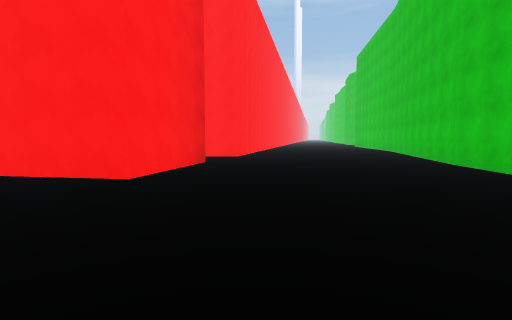
view 1 (above)

17 first-person views from a walk through a scene from a Unity 3-D project. The camera is 1.3 m above the floor, tilts 4° down and sees 80° across. The floor is counted in squares, 2 m on a side. Each view is taken from the middle of a square. On the plan, view 1 faces up. The plan holds only what a view shows up to about 10 squares ahead; the rest is blank. The place goes on beyond the plan.

view 2
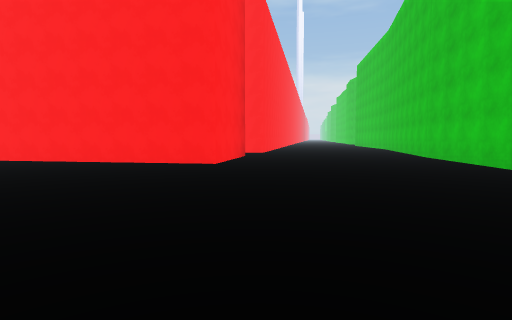

view 3
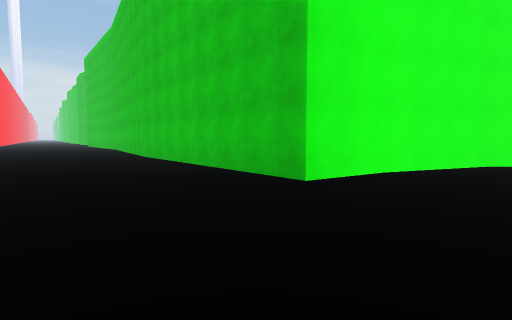

view 4
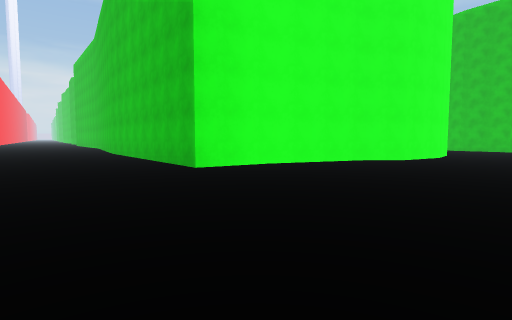

view 5
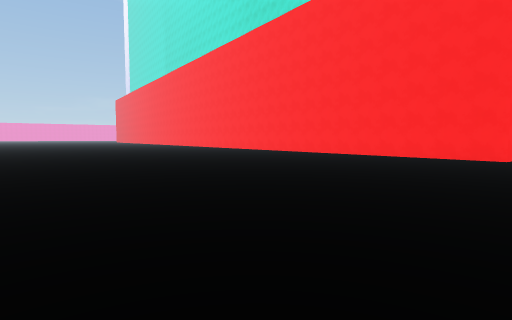

view 6
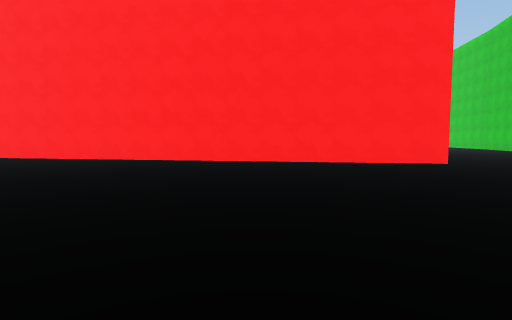

view 7
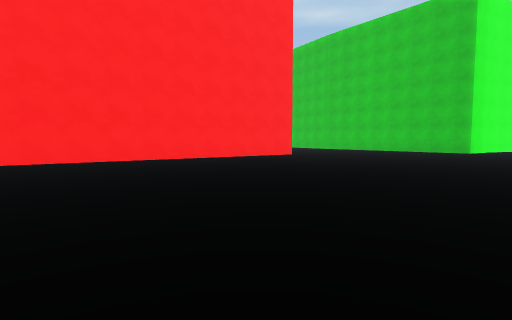

view 8
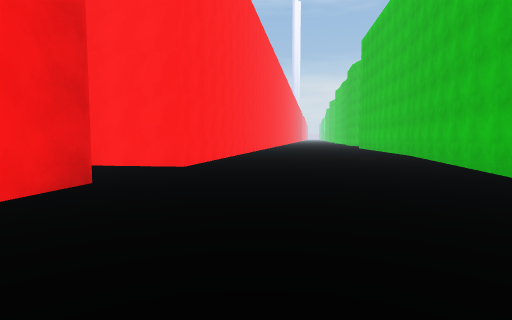

view 9
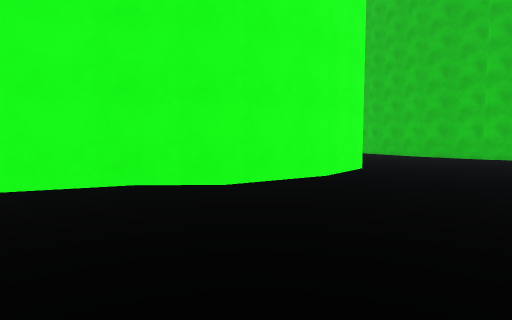

view 10
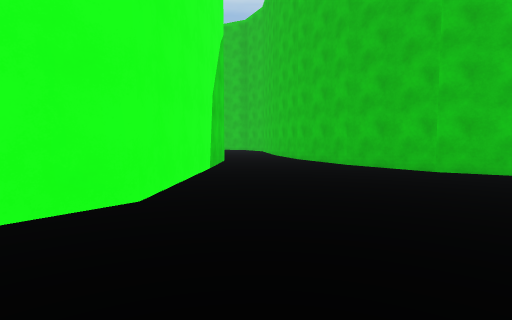

view 11
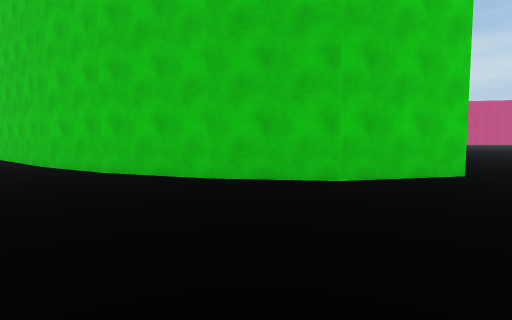

view 12
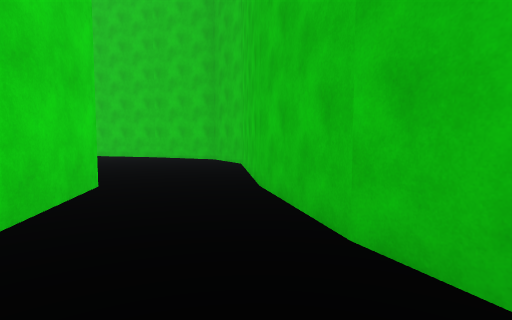

view 13
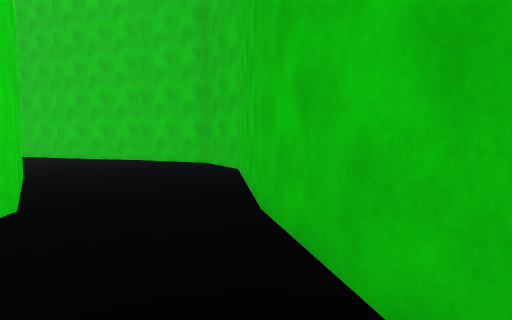

view 14
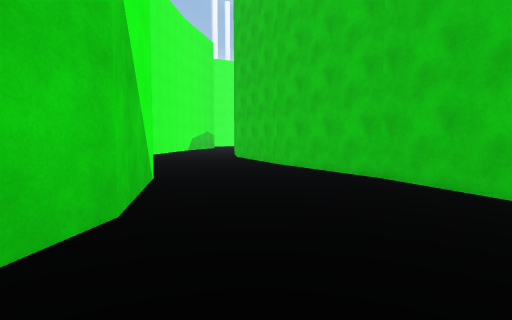

view 15
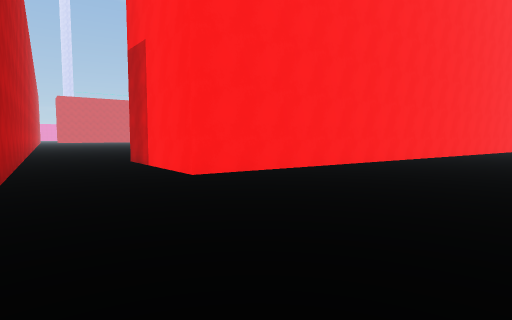

view 16
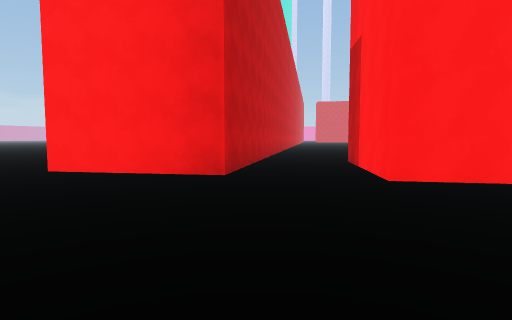

view 17
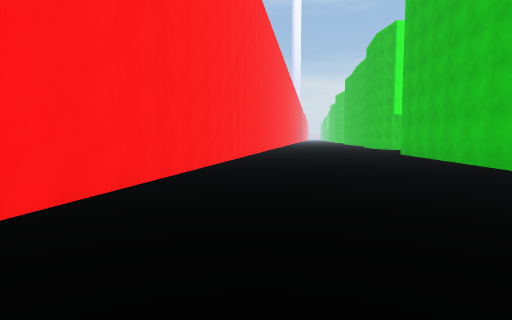

### Floor plan
Points are (right, up) in squares from view 1. A wall is a line through its corners. A room is listed if a view was taken in it or the views show most of it. See-through windows are left out.
Room 1 (views 1, 2, 3, 4, 5, 6, 7, 8, 9, 10, 11, 12, 13, 15, 16, 17)
walls: (-3.6, 8.9) (-1.4, 8.5) (-2, 4.9) (-12.6, 6.7); (6, -0.6) (3.9, -0.2) (4.9, 7.6) (6.5, 14.1); (7.2, 18.1) (7.6, 22.1); (1.4, 22) (-0.7, 11) (-2.4, 11.2); (17.8, 1) (13.4, -2.9) (11.6, -3.1) (9.7, -2.7) (8.8, -1.8) (5.8, -0.6); (19.4, 3.4) (18.2, 1.7); (19.7, -0.2) (21, 1.9); (18.9, -2.3) (19.8, 0); (19.2, -6.5) (18.7, -4.3) (19, -2.1)
ways out: opening at (20, 3) to room 2; opening at (-3.5, 10.5)
Room 2 (view 14)
walls: (19.3, 9.1) (19.9, 6.5) (19.4, 3.4); (23.1, 8.9) (22.1, 10.8); (20.9, 1.8) (23.3, 4.9) (23.8, 6.7) (23, 9.1)
ways out: opening at (20, 3) to room 1; opening at (20.3, 10)

Where each view was taken, in squares from view 1:
view 1: 0 up, 0 right, facing up
view 2: 3 down, 1 left, facing up
view 3: 3 down, 0 right, facing up-right
view 4: 6 down, 0 right, facing up-right
view 5: 6 down, 1 left, facing up-left
view 6: 3 down, 7 left, facing up
view 7: 3 down, 12 left, facing up-right
view 8: 4 up, 1 right, facing up
view 9: 6 down, 7 right, facing up-right
view 10: 6 down, 12 right, facing up-right
view 11: 3 down, 14 right, facing right
view 12: 1 down, 18 right, facing up-right
view 13: 0 up, 19 right, facing up-right
view 14: 4 up, 21 right, facing up
view 15: 8 up, 4 right, facing up-left
view 16: 9 up, 4 right, facing left
view 17: 12 up, 2 right, facing up
